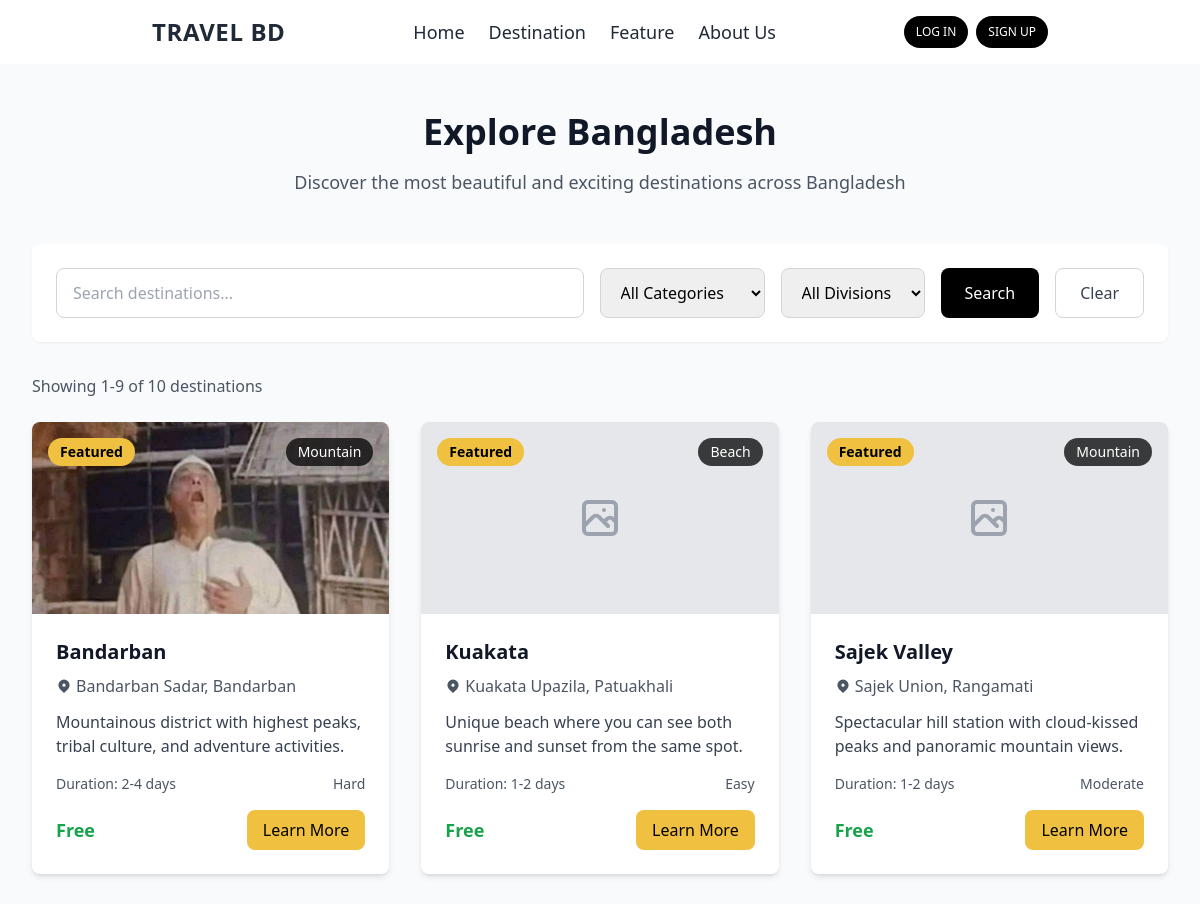
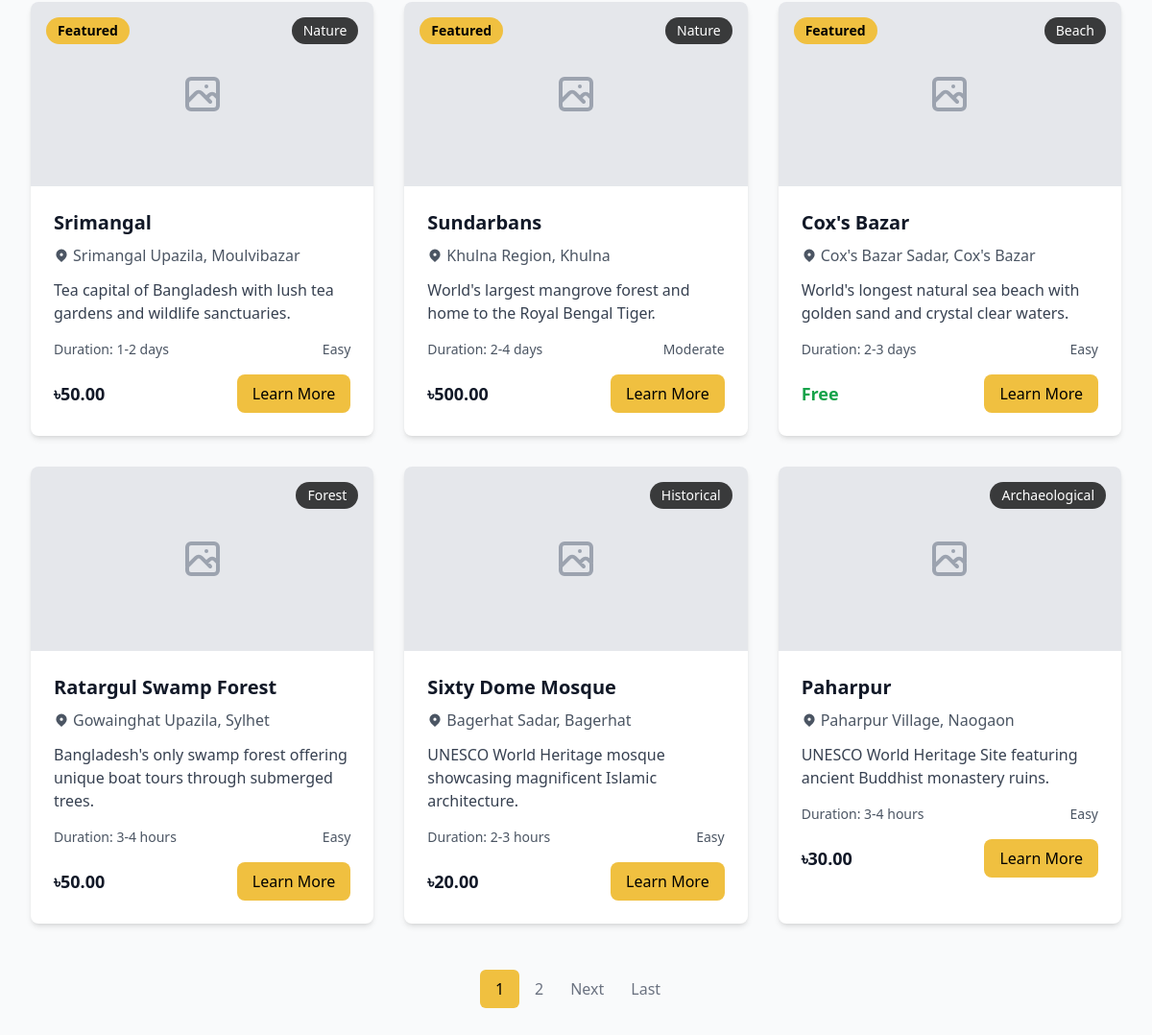
/destinations/, run on the app's committed database (2 pictures, top to bottom).
### destination/models.py (models this page shows, shortened)
class Destination(models.Model):
    CATEGORY_CHOICES = [
        ('beach', 'Beach'),
        ('mountain', 'Mountain'),
        ('historical', 'Historical'),
        ('cultural', 'Cultural'),
        ('adventure', 'Adventure'),
        ('religious', 'Religious'),
        ('nature', 'Nature'),
        ('waterfall', 'Waterfall'),
        ('forest', 'Forest'),
        ('archaeological', 'Archaeological'),
    ]
    name = models.CharField(max_length=200)
    slug = models.SlugField(max_length=250, unique=True, blank=True)
    description = models.TextField()
    short_description = models.CharField(max_length=300)
    location = models.CharField(max_length=200)
    district = models.CharField(max_length=100)
    division = models.CharField(max_length=100)
    category = models.CharField(max_length=20, choices=CATEGORY_CHOICES)
    main_image = models.ImageField(upload_to='destinations/images/', blank=True, null=True)
    gallery_image_1 = models.ImageField(upload_to='destinations/images/', blank=True, null=True)
    gallery_image_2 = models.ImageField(upload_to='destinations/images/', blank=True, null=True)
    gallery_image_3 = models.ImageField(upload_to='destinations/images/', blank=True, null=True)
    best_time_to_visit = models.CharField(max_length=200)
    entry_fee = models.DecimalField(max_digits=8, decimal_places=2, default=0.00)
    duration = models.CharField(max_length=100)
    difficulty_level = models.CharField(max_length=50, choices=[
        ('easy', 'Easy'),
        ('moderate', 'Moderate'),
        ('hard', 'Hard'),
    ], default='easy')
    latitude = models.DecimalField(max_digits=9, decimal_places=6, blank=True, null=True)
    longitude = models.DecimalField(max_digits=9, decimal_places=6, blank=True, null=True)
    meta_description = models.CharField(max_length=160, blank=True)
    featured = models.BooleanField(default=False)
    is_active = models.BooleanField(default=True)
    created_at = models.DateTimeField(auto_now_add=True)
    updated_at = models.DateTimeField(auto_now=True)
    created_by = models.ForeignKey(User, on_delete=models.CASCADE, related_name='destinations', null=True, blank=True)
    class Meta:
        ordering = ['-featured', '-created_at']
        verbose_name = 'Destination'
        verbose_name_plural = 'Destinations'

### destination/views.py (the view, shortened to what this page needs)
# urls.py: path('', views.destination_list, name='destination_list'),
def destination_list(request):
    destinations = Destination.objects.filter(is_active=True).order_by('-featured', '-created_at')
    search_query = request.GET.get('search')
    category = request.GET.get('category')
    if category:
        destinations = destinations.filter(category=category)
    division = request.GET.get('division')
    if division:
        destinations = destinations.filter(division=division)
    paginator = Paginator(destinations, 9)
    page = request.GET.get('page')
    try:
        destinations = paginator.page(page)
    except PageNotAnInteger:
        destinations = paginator.page(1)
    except EmptyPage:
        destinations = paginator.page(paginator.num_pages)
    categories = Destination.objects.filter(is_active=True).values_list('category', flat=True).distinct()
    divisions = Destination.objects.filter(is_active=True).values_list('division', flat=True).distinct()
    context = {
        'destinations': destinations,
        'categories': categories,
        'divisions': divisions,
        'search_query': search_query,
        'selected_category': category,
        'selected_division': division,
    }
    return render(request, 'destination.html', context)

### templates/destination.html (shortened to what this page needs)
{% extends 'base.html' %}
{% load static %}
{% block body %}
<div class="min-h-screen bg-gray-50 py-12">
  <div class="max-w-7xl mx-auto px-4 sm:px-6 lg:px-8">
    <div class="text-center mb-12">
      <h1 class="text-4xl font-bold text-gray-900 mb-4">Explore Bangladesh</h1>
      <p class="text-lg text-gray-600 max-w-2xl mx-auto">
        Discover the most beautiful and exciting destinations across Bangladesh
      </p>
    </div>
    <div class="mb-8 bg-white rounded-lg shadow-sm p-6">
      <form method="GET" class="flex flex-wrap gap-4">
        <div class="flex-1 min-w-64">
          <input
            type="text"
            name="search"
            value="{{ search_query|default:'' }}"
            placeholder="Search destinations..."
            class="w-full px-4 py-3 border border-gray-300 rounded-lg focus:ring-2 focus:ring-primary focus:border-transparent focus:outline-none"
          />
        </div>
        <div>
          <select
            name="category"
            class="px-4 py-3 border border-gray-300 rounded-lg focus:ring-2 focus:ring-primary focus:border-transparent focus:outline-none"
          >
            <option value="">All Categories</option>
          </select>
        </div>
        <div>
          <select
            name="division"
            class="px-4 py-3 border border-gray-300 rounded-lg focus:ring-2 focus:ring-primary focus:border-transparent focus:outline-none"
          >
            <option value="">All Divisions</option>
          </select>
        </div>
        <button
          type="submit"
          class="px-6 py-3 bg-black text-white rounded-lg hover:bg-gray-800 transition duration-200"
        >
          Search
        </button>
        <a
          href="{% url 'destination:destination_list' %}"
          class="px-6 py-3 border border-gray-300 text-gray-700 rounded-lg hover:bg-gray-50 transition duration-200"
        >
          Clear
        </a>
      </form>
    </div>
    {% if destinations %}
      <div class="mb-6">
        <p class="text-gray-600">
          Showing {{ destinations.start_index }}-{{ destinations.end_index }} of {{ destinations.paginator.count }} destinations
        </p>
      </div>
    {% endif %}
    <div class="grid grid-cols-1 md:grid-cols-2 lg:grid-cols-3 gap-8 mb-12">
      {% for destination in destinations %}
        <div class="bg-white rounded-lg shadow-md overflow-hidden hover:shadow-lg transition duration-300">
          <div class="relative h-48 overflow-hidden">
            {% if destination.main_image %}
              <img
                src="{{ destination.main_image.url }}"
                alt="{{ destination.name }}"
                class="w-full h-full object-cover hover:scale-105 transition duration-300"
              />
            {% else %}
              <div class="w-full h-full bg-gray-200 flex items-center justify-center">
              </div>
            {% endif %}
            {% if destination.featured %}
              <span class="absolute top-4 left-4 bg-primary text-black px-3 py-1 rounded-full text-sm font-semibold">
                Featured
              </span>
            {% endif %}
            <span class="absolute top-4 right-4 bg-black bg-opacity-75 text-white px-3 py-1 rounded-full text-sm">
              {{ destination.category|title }}
            </span>
          </div>
          <div class="p-6">
            <h3 class="text-xl font-semibold text-gray-900 mb-2">
              <a href="{% url 'destination:destination_detail' destination.slug %}" class="hover:text-primary transition duration-200">
                {{ destination.name }}
              </a>
            </h3>
            <p class="text-gray-600 mb-3 flex items-center">
              <svg class="w-4 h-4 mr-1" fill="currentColor" viewBox="0 0 20 20">
                <path fill-rule="evenodd" d="M5.05 4.05a7 7 0 119.9 9.9L10 18.9l-4.95-4.95a7 7 0 010-9.9zM10 11a2 2 0 100-4 2 2 0 000 4z" clip-rule="evenodd"></path>
              </svg>
              {{ destination.location }}, {{ destination.district }}
            </p>
            <p class="text-gray-700 mb-4">
              {{ destination.short_description|truncatewords:15 }}
            </p>
            <div class="flex justify-between items-center text-sm text-gray-600 mb-4">
              <span>Duration: {{ destination.duration }}</span>
              <span>{{ destination.difficulty_level|title }}</span>
            </div>
            <div class="flex justify-between items-center">
              <div>
                {% if destination.entry_fee > 0 %}
                  <span class="text-lg font-semibold text-gray-900">৳{{ destination.entry_fee }}</span>
                {% else %}
                  <span class="text-lg font-semibold text-green-600">Free</span>
                {% endif %}
              </div>
              <a
                href="{% url 'destination:destination_detail' destination.slug %}"
                class="px-4 py-2 bg-primary text-black rounded-lg hover:bg-yellow-400 transition duration-200 font-medium"
              >
                Learn More
              </a>
            </div>
          </div>
        </div>
      {% endfor %}
    </div>
    {% if destinations.has_other_pages %}
      <div class="flex justify-center">
        <nav class="flex items-center space-x-1">
          {% for num in destinations.paginator.page_range %}
            {% if destinations.number == num %}
              <span class="px-4 py-2 bg-primary text-black rounded-md font-medium">
                {{ num }}
              </span>
            {% elif num > destinations.number|add:'-3' and num < destinations.number|add:'3' %}
              <a
                href="?{% if search_query %}search={{ search_query }}&{% endif %}{% if selected_category %}category={{ selected_category }}&{% endif %}{% if selected_division %}division={{ selected_division }}&{% endif %}page={{ num }}"
                class="px-3 py-2 text-gray-500 hover:text-gray-700 hover:bg-gray-100 rounded-md transition duration-200"
              >
                {{ num }}
              </a>
            {% endif %}
          {% endfor %}
          {% if destinations.has_next %}
            <a
              href="?page={{ destinations.next_page_number }}"
              class="px-3 py-2 text-gray-500 hover:text-gray-700 hover:bg-gray-100 rounded-md transition duration-200"
            >
              Next
            </a>
            <a
              href="?page={{ destinations.paginator.num_pages }}"
              class="px-3 py-2 text-gray-500 hover:text-gray-700 hover:bg-gray-100 rounded-md transition duration-200"
            >
              Last
            </a>
          {% endif %}
        </nav>
      </div>
    {% endif %}
  </div>
</div>
{% endblock %}

### data on the page
Destination: main_image (picture), featured "Featured", category "Mountain", name "Bandarban", location "Bandarban Sadar", district "Bandarban", short_description "Mountainous district with highest peaks, tribal culture, and adventure activities.", duration "2-4 days", difficulty_level "Hard", entry_fee "Free"
Destination: featured "Featured", category "Beach", name "Kuakata", location "Kuakata Upazila", district "Patuakhali", short_description "Unique beach where you can see both sunrise and sunset from the same spot.", duration "1-2 days", difficulty_level "Easy", entry_fee "Free"
Destination: featured "Featured", category "Mountain", name "Sajek Valley", location "Sajek Union", district "Rangamati", short_description "Spectacular hill station with cloud-kissed peaks and panoramic mountain views.", duration "1-2 days", difficulty_level "Moderate", entry_fee "Free"
Destination: featured "Featured", category "Nature", name "Srimangal", location "Srimangal Upazila", district "Moulvibazar", short_description "Tea capital of Bangladesh with lush tea gardens and wildlife sanctuaries.", duration "1-2 days", difficulty_level "Easy", entry_fee "50.00"
Destination: featured "Featured", category "Nature", name "Sundarbans", location "Khulna Region", district "Khulna", short_description "World's largest mangrove forest and home to the Royal Bengal Tiger.", duration "2-4 days", difficulty_level "Moderate", entry_fee "500.00"
Destination: featured "Featured", category "Beach", name "Cox's Bazar", location "Cox's Bazar Sadar", district "Cox's Bazar", short_description "World's longest natural sea beach with golden sand and crystal clear waters.", duration "2-3 days", difficulty_level "Easy", entry_fee "Free"
Destination: category "Forest", name "Ratargul Swamp Forest", location "Gowainghat Upazila", district "Sylhet", short_description "Bangladesh's only swamp forest offering unique boat tours through submerged trees.", duration "3-4 hours", difficulty_level "Easy", entry_fee "50.00"
Destination: category "Historical", name "Sixty Dome Mosque", location "Bagerhat Sadar", district "Bagerhat", short_description "UNESCO World Heritage mosque showcasing magnificent Islamic architecture.", duration "2-3 hours", difficulty_level "Easy", entry_fee "20.00"
Destination: category "Archaeological", name "Paharpur", location "Paharpur Village", district "Naogaon", short_description "UNESCO World Heritage Site featuring ancient Buddhist monastery ruins.", duration "3-4 hours", difficulty_level "Easy", entry_fee "30.00"

### other printed values
{{ destinations.start_index }} "1"
{{ destinations.end_index }} "9"
{{ destinations.paginator.count }} "10"
{{ num }} "1"
{{ num }} "2"
